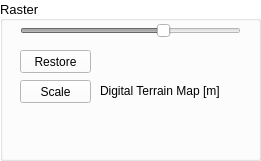
   <widget class="QGroupBox" name="groupBoxRaster">
    <property name="geometry">
     <rect>
      <x>0</x>
      <y>230</y>
      <width>261</width>
      <height>161</height>
     </rect>
    </property>
    <property name="palette">
     <palette>
      <active>
       <colorrole role="WindowText">
        <brush brushstyle="SolidPattern">
         <color alpha="255">
          <red>0</red>
          <green>0</green>
          <blue>0</blue>
         </color>
        </brush>
       </colorrole>
       <colorrole role="Button">
        <brush brushstyle="SolidPattern">
         <color alpha="255">
          <red>255</red>
          <green>255</green>
          <blue>255</blue>
         </color>
        </brush>
       </colorrole>
       <colorrole role="Light">
        <brush brushstyle="SolidPattern">
         <color alpha="255">
          <red>255</red>
          <green>255</green>
          <blue>255</blue>
         </color>
        </brush>
       </colorrole>
       <colorrole role="Midlight">
        <brush brushstyle="SolidPattern">
         <color alpha="255">
          <red>255</red>
          <green>255</green>
          <blue>255</blue>
         </color>
        </brush>
       </colorrole>
       <colorrole role="Dark">
        <brush brushstyle="SolidPattern">
         <color alpha="255">
          <red>127</red>
          <green>127</green>
          <blue>127</blue>
         </color>
        </brush>
       </colorrole>
       <colorrole role="Mid">
        <brush brushstyle="SolidPattern">
         <color alpha="255">
          <red>170</red>
          <green>170</green>
          <blue>170</blue>
         </color>
        </brush>
       </colorrole>
       <colorrole role="Text">
        <brush brushstyle="SolidPattern">
         <color alpha="255">
          <red>0</red>
          <green>0</green>
          <blue>0</blue>
         </color>
        </brush>
       </colorrole>
       <colorrole role="BrightText">
        <brush brushstyle="SolidPattern">
         <color alpha="255">
          <red>255</red>
          <green>255</green>
          <blue>255</blue>
         </color>
        </brush>
       </colorrole>
       <colorrole role="ButtonText">
        <brush brushstyle="SolidPattern">
         <color alpha="255">
          <red>0</red>
          <green>0</green>
          <blue>0</blue>
         </color>
        </brush>
       </colorrole>
       <colorrole role="Base">
        <brush brushstyle="SolidPattern">
         <color alpha="255">
          <red>255</red>
          <green>255</green>
          <blue>255</blue>
         </color>
        </brush>
       </colorrole>
       <colorrole role="Window">
        <brush brushstyle="SolidPattern">
         <color alpha="255">
          <red>255</red>
          <green>255</green>
          <blue>255</blue>
         </color>
        </brush>
       </colorrole>
       <colorrole role="Shadow">
        <brush brushstyle="SolidPattern">
         <color alpha="255">
          <red>0</red>
          <green>0</green>
          <blue>0</blue>
         </color>
        </brush>
       </colorrole>
       <colorrole role="AlternateBase">
        <brush brushstyle="SolidPattern">
         <color alpha="255">
          <red>255</red>
          <green>255</green>
          <blue>255</blue>
         </color>
        </brush>
       </colorrole>
       <colorrole role="ToolTipBase">
        <brush brushstyle="SolidPattern">
         <color alpha="255">
          <red>255</red>
          <green>255</green>
          <blue>220</blue>
         </color>
        </brush>
       </colorrole>
       <colorrole role="ToolTipText">
        <brush brushstyle="SolidPattern">
         <color alpha="255">
          <red>0</red>
          <green>0</green>
          <blue>0</blue>
         </color>
        </brush>
       </colorrole>
       <colorrole role="PlaceholderText">
        <brush brushstyle="NoBrush">
         <color alpha="128">
          <red>0</red>
          <green>0</green>
          <blue>0</blue>
         </color>
        </brush>
       </colorrole>
      </active>
      <inactive>
       <colorrole role="WindowText">
        <brush brushstyle="SolidPattern">
         <color alpha="255">
          <red>0</red>
          <green>0</green>
          <blue>0</blue>
         </color>
        </brush>
       </colorrole>
       <colorrole role="Button">
        <brush brushstyle="SolidPattern">
         <color alpha="255">
          <red>255</red>
          <green>255</green>
          <blue>255</blue>
         </color>
        </brush>
       </colorrole>
       <colorrole role="Light">
        <brush brushstyle="SolidPattern">
         <color alpha="255">
          <red>255</red>
          <green>255</green>
          <blue>255</blue>
         </color>
        </brush>
       </colorrole>
       <colorrole role="Midlight">
        <brush brushstyle="SolidPattern">
         <color alpha="255">
          <red>255</red>
          <green>255</green>
          <blue>255</blue>
         </color>
        </brush>
       </colorrole>
       <colorrole role="Dark">
        <brush brushstyle="SolidPattern">
         <color alpha="255">
          <red>127</red>
          <green>127</green>
          <blue>127</blue>
         </color>
        </brush>
       </colorrole>
       <colorrole role="Mid">
        <brush brushstyle="SolidPattern">
         <color alpha="255">
          <red>170</red>
          <green>170</green>
          <blue>170</blue>
         </color>
        </brush>
       </colorrole>
       <colorrole role="Text">
        <brush brushstyle="SolidPattern">
         <color alpha="255">
          <red>0</red>
          <green>0</green>
          <blue>0</blue>
         </color>
        </brush>
       </colorrole>
       <colorrole role="BrightText">
        <brush brushstyle="SolidPattern">
         <color alpha="255">
          <red>255</red>
          <green>255</green>
          <blue>255</blue>
         </color>
        </brush>
       </colorrole>
       <colorrole role="ButtonText">
        <brush brushstyle="SolidPattern">
         <color alpha="255">
          <red>0</red>
          <green>0</green>
          <blue>0</blue>
         </color>
        </brush>
       </colorrole>
       <colorrole role="Base">
        <brush brushstyle="SolidPattern">
         <color alpha="255">
          <red>255</red>
          <green>255</green>
          <blue>255</blue>
         </color>
        </brush>
       </colorrole>
       <colorrole role="Window">
        <brush brushstyle="SolidPattern">
         <color alpha="255">
          <red>255</red>
          <green>255</green>
          <blue>255</blue>
         </color>
        </brush>
       </colorrole>
       <colorrole role="Shadow">
        <brush brushstyle="SolidPattern">
         <color alpha="255">
          <red>0</red>
          <green>0</green>
          <blue>0</blue>
         </color>
        </brush>
       </colorrole>
       <colorrole role="AlternateBase">
        <brush brushstyle="SolidPattern">
         <color alpha="255">
          <red>255</red>
          <green>255</green>
          <blue>255</blue>
         </color>
        </brush>
       </colorrole>
       <colorrole role="ToolTipBase">
        <brush brushstyle="SolidPattern">
         <color alpha="255">
          <red>255</red>
          <green>255</green>
          <blue>220</blue>
         </color>
        </brush>
       </colorrole>
       <colorrole role="ToolTipText">
        <brush brushstyle="SolidPattern">
         <color alpha="255">
          <red>0</red>
          <green>0</green>
          <blue>0</blue>
         </color>
        </brush>
       </colorrole>
       <colorrole role="PlaceholderText">
        <brush brushstyle="NoBrush">
         <color alpha="128">
          <red>0</red>
          <green>0</green>
          <blue>0</blue>
         </color>
        </brush>
       </colorrole>
      </inactive>
      <disabled>
       <colorrole role="WindowText">
        <brush brushstyle="SolidPattern">
         <color alpha="255">
          <red>127</red>
          <green>127</green>
          <blue>127</blue>
         </color>
        </brush>
       </colorrole>
       <colorrole role="Button">
        <brush brushstyle="SolidPattern">
         <color alpha="255">
          <red>255</red>
          <green>255</green>
          <blue>255</blue>
         </color>
        </brush>
       </colorrole>
       <colorrole role="Light">
        <brush brushstyle="SolidPattern">
         <color alpha="255">
          <red>255</red>
          <green>255</green>
          <blue>255</blue>
         </color>
        </brush>
       </colorrole>
       <colorrole role="Midlight">
        <brush brushstyle="SolidPattern">
         <color alpha="255">
          <red>255</red>
          <green>255</green>
          <blue>255</blue>
         </color>
        </brush>
       </colorrole>
       <colorrole role="Dark">
        <brush brushstyle="SolidPattern">
         <color alpha="255">
          <red>127</red>
          <green>127</green>
          <blue>127</blue>
         </color>
        </brush>
       </colorrole>
       <colorrole role="Mid">
        <brush brushstyle="SolidPattern">
         <color alpha="255">
          <red>170</red>
          <green>170</green>
          <blue>170</blue>
         </color>
        </brush>
       </colorrole>
       <colorrole role="Text">
        <brush brushstyle="SolidPattern">
         <color alpha="255">
          <red>127</red>
          <green>127</green>
          <blue>127</blue>
         </color>
        </brush>
       </colorrole>
       <colorrole role="BrightText">
        <brush brushstyle="SolidPattern">
         <color alpha="255">
          <red>255</red>
          <green>255</green>
          <blue>255</blue>
         </color>
        </brush>
       </colorrole>
       <colorrole role="ButtonText">
        <brush brushstyle="SolidPattern">
         <color alpha="255">
          <red>127</red>
          <green>127</green>
          <blue>127</blue>
         </color>
        </brush>
       </colorrole>
       <colorrole role="Base">
        <brush brushstyle="SolidPattern">
         <color alpha="255">
          <red>255</red>
          <green>255</green>
          <blue>255</blue>
         </color>
        </brush>
       </colorrole>
       <colorrole role="Window">
        <brush brushstyle="SolidPattern">
         <color alpha="255">
          <red>255</red>
          <green>255</green>
          <blue>255</blue>
         </color>
        </brush>
       </colorrole>
       <colorrole role="Shadow">
        <brush brushstyle="SolidPattern">
         <color alpha="255">
          <red>0</red>
          <green>0</green>
          <blue>0</blue>
         </color>
        </brush>
       </colorrole>
       <colorrole role="AlternateBase">
        <brush brushstyle="SolidPattern">
         <color alpha="255">
          <red>255</red>
          <green>255</green>
          <blue>255</blue>
         </color>
        </brush>
       </colorrole>
       <colorrole role="ToolTipBase">
        <brush brushstyle="SolidPattern">
         <color alpha="255">
          <red>255</red>
          <green>255</green>
          <blue>220</blue>
         </color>
        </brush>
       </colorrole>
       <colorrole role="ToolTipText">
        <brush brushstyle="SolidPattern">
         <color alpha="255">
          <red>0</red>
          <green>0</green>
          <blue>0</blue>
         </color>
        </brush>
       </colorrole>
       <colorrole role="PlaceholderText">
        <brush brushstyle="NoBrush">
         <color alpha="128">
          <red>0</red>
          <green>0</green>
          <blue>0</blue>
         </color>
        </brush>
       </colorrole>
      </disabled>
     </palette>
    </property>
    <property name="font">
     <font>
      <pointsize>10</pointsize>
      <weight>50</weight>
      <bold>false</bold>
     </font>
    </property>
    <property name="autoFillBackground">
     <bool>true</bool>
    </property>
    <property name="title">
     <string notr="true">Raster</string>
    </property>
    <property name="alignment">
     <set>Qt::AlignLeading|Qt::AlignLeft|Qt::AlignVCenter</set>
    </property>
    <widget class="QSlider" name="rasterOpacitySlider">
     <property name="enabled">
      <bool>false</bool>
     </property>
     <property name="geometry">
      <rect>
       <x>20</x>
       <y>20</y>
       <width>221</width>
       <height>22</height>
      </rect>
     </property>
     <property name="toolTip">
      <string>Raster opacity</string>
     </property>
     <property name="toolTipDuration">
      <number>-1</number>
     </property>
     <property name="statusTip">
      <string notr="true"/>
     </property>
     <property name="whatsThis">
      <string notr="true"/>
     </property>
     <property name="accessibleName">
      <string/>
     </property>
     <property name="accessibleDescription">
      <string/>
     </property>
     <property name="maximum">
      <number>100</number>
     </property>
     <property name="value">
      <number>66</number>
     </property>
     <property name="orientation">
      <enum>Qt::Horizontal</enum>
     </property>
    </widget>
    <widget class="QWidget" name="widgetColorLegendRaster" native="true">
     <property name="geometry">
      <rect>
       <x>-1</x>
       <y>110</y>
       <width>261</width>
       <height>41</height>
      </rect>
     </property>
     <property name="font">
      <font>
       <pointsize>8</pointsize>
      </font>
     </property>
     <property name="toolTip">
      <string>Raster colors</string>
     </property>
    </widget>
    <widget class="QPushButton" name="rasterScaleButton">
     <property name="geometry">
      <rect>
       <x>20</x>
       <y>80</y>
       <width>71</width>
       <height>23</height>
      </rect>
     </property>
     <property name="font">
      <font>
       <pointsize>9</pointsize>
      </font>
     </property>
     <property name="text">
      <string>Scale</string>
     </property>
    </widget>
    <widget class="QLabel" name="labelRasterScale">
     <property name="geometry">
      <rect>
       <x>100</x>
       <y>80</y>
       <width>161</width>
       <height>21</height>
      </rect>
     </property>
     <property name="palette">
      <palette>
       <active>
        <colorrole role="WindowText">
         <brush brushstyle="SolidPattern">
          <color alpha="255">
           <red>0</red>
           <green>0</green>
           <blue>0</blue>
          </color>
         </brush>
        </colorrole>
       </active>
       <inactive>
        <colorrole role="WindowText">
         <brush brushstyle="SolidPattern">
          <color alpha="255">
           <red>0</red>
           <green>0</green>
           <blue>0</blue>
          </color>
         </brush>
        </colorrole>
       </inactive>
       <disabled>
        <colorrole role="WindowText">
         <brush brushstyle="SolidPattern">
          <color alpha="255">
           <red>127</red>
           <green>127</green>
           <blue>127</blue>
          </color>
         </brush>
        </colorrole>
       </disabled>
      </palette>
     </property>
     <property name="font">
      <font>
       <pointsize>9</pointsize>
      </font>
     </property>
     <property name="text">
      <string>Digital Terrain Map [m]</string>
     </property>
    </widget>
    <widget class="QPushButton" name="rasterRestoreButton">
     <property name="geometry">
      <rect>
       <x>20</x>
       <y>50</y>
       <width>71</width>
       <height>23</height>
      </rect>
     </property>
     <property name="font">
      <font>
       <pointsize>9</pointsize>
      </font>
     </property>
     <property name="text">
      <string>Restore</string>
     </property>
    </widget>
   </widget>
